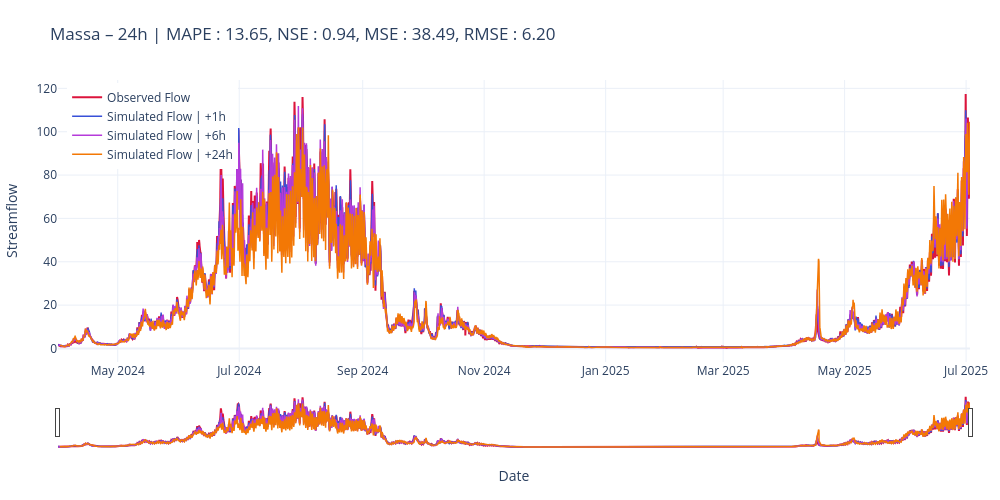
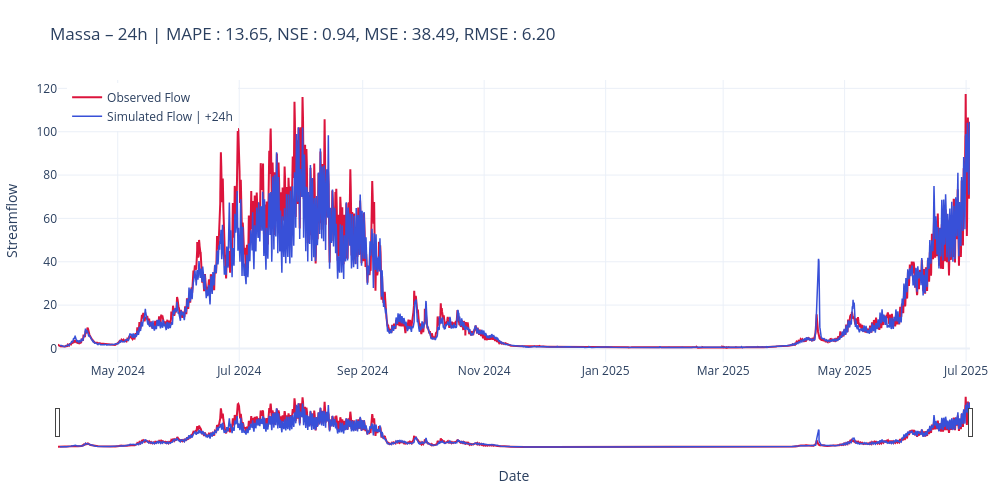

Write notebook code for charts like these, in order.
### Code cell
scores_str = str.join(', ', [f"{key} : {scores[key]:.2f}" for key in scores])
title24 = f"Massa – {cfg.predict_last_n}h | " + scores_str
plot_forecast_24h(measured=y_true, predicted=y_pred, title=title24, mode="list", horizons=[1, 6, cfg.predict_last_n])
plot_forecast_24h(measured=y_true, predicted=y_pred, title=title24, mode="list", horizons=[cfg.predict_last_n])

### Figure 1 — Plotly figure (JSON) as saved in the notebook; plotly's stock layout.template omitted (floating-point values rounded to 4 significant figures; data arrays with more than 128 entries replaced by an {"elided": "..."} marker saying what was removed)
{"data": [{"line": {"color": "crimson", "width": 2}, "mode": "lines", "name": "Observed Flow", "type": "scatter", "x": {"elided": "10992 str values"}, "y": {"elided": "10992 float values"}}, {"line": {"color": "#3850D8", "width": 1.5}, "mode": "lines", "name": "Simulated Flow | +1h", "type": "scatter", "x": {"elided": "10969 str values"}, "y": {"elided": "10969 float values"}}, {"line": {"color": "#b53bda", "width": 1.5}, "mode": "lines", "name": "Simulated Flow | +6h", "type": "scatter", "x": {"elided": "10969 str values"}, "y": {"elided": "10969 float values"}}, {"line": {"color": "#f37805", "width": 1.5}, "mode": "lines", "name": "Simulated Flow | +24h", "type": "scatter", "x": {"elided": "10969 str values"}, "y": {"elided": "10969 float values"}}], "layout": {"dragmode": "zoom", "height": 500, "hovermode": "x unified", "legend": {"x": 0.01, "xanchor": "left", "y": 0.99, "yanchor": "top"}, "margin": {"b": 50, "l": 50, "r": 30, "t": 80}, "title": {"text": "Massa – 24h | MAPE : 13.65, NSE : 0.94, MSE : 38.49, RMSE : 6.20"}, "width": 1000, "xaxis": {"rangeslider": {"visible": true}, "title": {"text": "Date"}}, "yaxis": {"title": {"text": "Streamflow"}}}}

### Figure 2 — Plotly figure (JSON) as saved in the notebook; plotly's stock layout.template omitted (floating-point values rounded to 4 significant figures; data arrays with more than 128 entries replaced by an {"elided": "..."} marker saying what was removed)
{"data": [{"line": {"color": "crimson", "width": 2}, "mode": "lines", "name": "Observed Flow", "type": "scatter", "x": {"elided": "10992 str values"}, "y": {"elided": "10992 float values"}}, {"line": {"color": "#3850D8", "width": 1.5}, "mode": "lines", "name": "Simulated Flow | +24h", "type": "scatter", "x": {"elided": "10969 str values"}, "y": {"elided": "10969 float values"}}], "layout": {"dragmode": "zoom", "height": 500, "hovermode": "x unified", "legend": {"x": 0.01, "xanchor": "left", "y": 0.99, "yanchor": "top"}, "margin": {"b": 50, "l": 50, "r": 30, "t": 80}, "title": {"text": "Massa – 24h | MAPE : 13.65, NSE : 0.94, MSE : 38.49, RMSE : 6.20"}, "width": 1000, "xaxis": {"rangeslider": {"visible": true}, "title": {"text": "Date"}}, "yaxis": {"title": {"text": "Streamflow"}}}}
